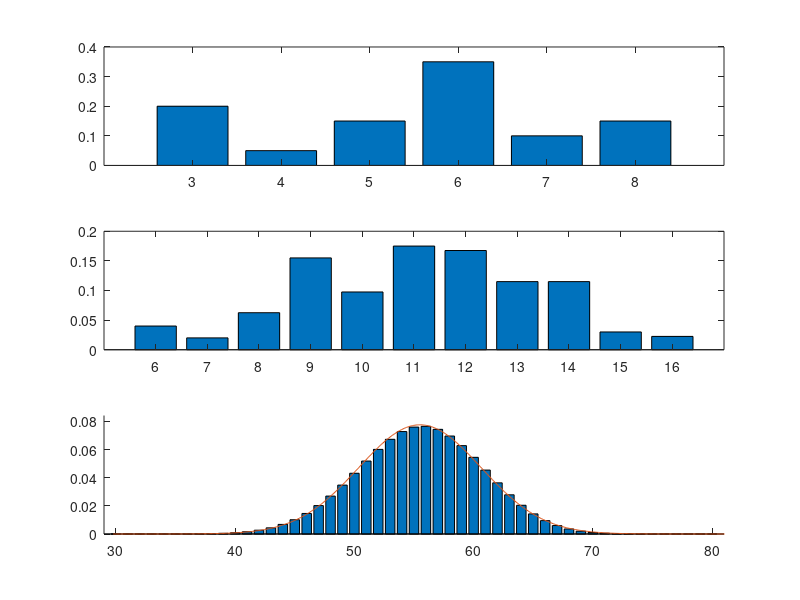

MATLAB code to generate this figure:
clear variables;
close all;

% QUESTION A
k = 3:1:8;
P_k = (1/20)*[4,1,3,7,2,3];
figure(1);
subplot(3,1,1)
bar(3:1:8,P_k);
axis([2 9 0 0.4]);
moyenne = k*P_k';
ecart_type = sqrt((k.*k)*P_k'-moyenne*moyenne);

% QUESTION B
X1_X2 = conv(P_k,P_k);
subplot(3,1,2)
bar(6:1:16,X1_X2)
axis( [5 17 0 0.2])

% QUESTION C D E 
n = 10;
Z = P_k;
for i = 2:1:n
    Z = conv(Z,P_k);
end
subplot(3,1,3); hold on;
S_Z = trapz(3*n:1:8*n,Z);
Z = Z./S_Z;
bar(3*n:1:8*n,Z)
axis([3*n-1 8*n+1 0 1.1*max(Z)])
mu = n*moyenne;
sigma = ecart_type*sqrt(n);
x_th = mu-5*sigma:0.1:mu+5*sigma;
f_thZ = (1/(sigma*sqrt(2*pi)))*exp(-(x_th-mu).*(x_th-mu)/(2*sigma*sigma));
plot(x_th, f_thZ)